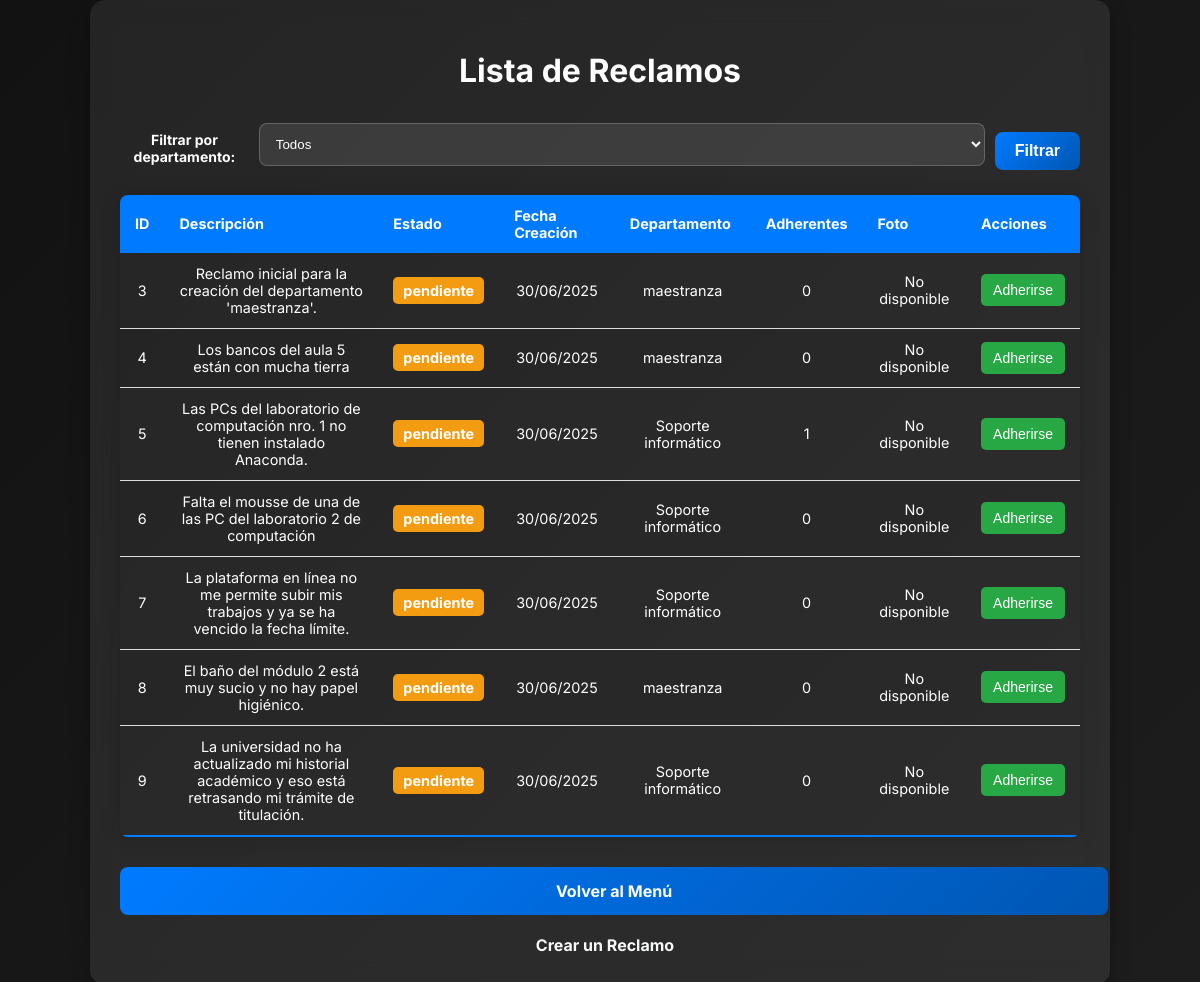
Before: /listar_reclamos (signed in) with the older database file.
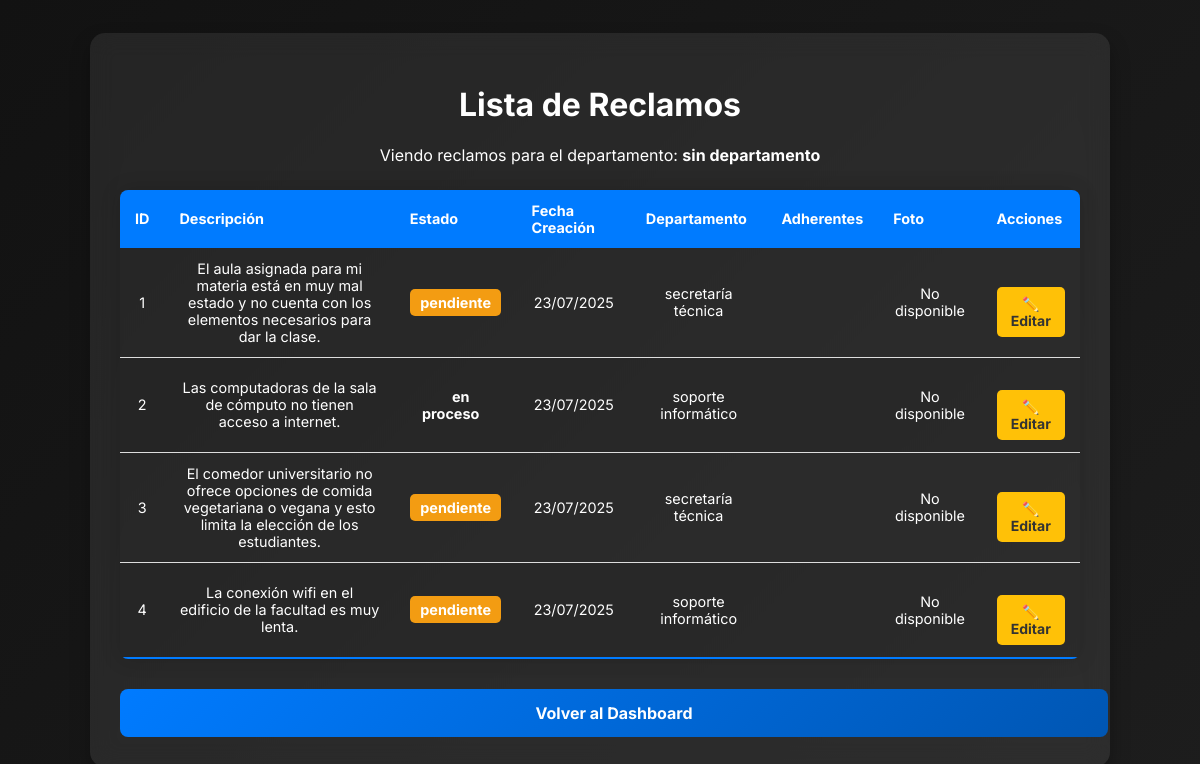
After: the same page with the newer database file.
### modules/modelos.py (models this page shows, shortened)
class ModeloReclamo(Base):
    __tablename__= 'reclamos'
    id= Column(Integer, primary_key=True)
    descripcion= Column(String(1000), nullable=False)
    estado= Column(String(50), default="pendiente") #El estado. Puede ser Pendiente, o Resuelto
    departamento= Column(String(100), nullable=False)
    fecha_creacion= Column(DateTime, default=datetime.utcnow)
    fecha_resolucion= Column(DateTime, nullable=True)
    id_usuario= Column(Integer, ForeignKey('usuarios.id')) #Reclamo ligado a usuario
    foto = Column(String(255), nullable=True)

### server.py (the view, shortened to what this page needs)
@app.route('/listar_reclamos', methods=['GET'])
@login_required
def listar_reclamos():
    departamento_filtro = request.args.get('departamento')
    departamentos = gestor_reclamos.obtener_departamentos()
    if current_user.is_authenticated and current_user.es_secretario():
        if departamento_filtro:
            lista_reclamos = gestor_reclamos.listar_reclamos_por_departamento(departamento_filtro)
        else:
            lista_reclamos = gestor_reclamos.repo.obtener_todos_los_registros()
    elif current_user.is_authenticated and current_user.es_jefe():
        lista_reclamos = gestor_reclamos.listar_reclamos_por_departamento(current_user.departamento)
        departamentos = []
    else:
        if departamento_filtro:
            lista_reclamos = gestor_reclamos.listar_reclamos_por_departamento(departamento_filtro, estado="pendiente")
        else:
            lista_reclamos = gestor_reclamos.listar_reclamos_para_usuarios()
    return render_template('listar_reclamos.html',
                           lista_reclamos=lista_reclamos,
                           departamentos=departamentos,
                           departamento_filtro=departamento_filtro)

### modules/dominio.py (called while the page is built)
    @property
    def id(self):
        return self.__id

    @property
    def descripcion(self):
        return self.__descripcion

    @property
    def estado(self):
        return self.__estado

    @property
    def id_usuario(self):
        return self.__id_usuario

    @property
    def departamento(self):
        return self.__departamento

    @property
    def fecha_creacion(self):
        return self.__fecha_creacion

    @property
    def foto(self):
        return self.__foto

    @property
    def fecha_resolucion(self):
        return self.__fecha_resolucion

    @id.setter
    def id(self, p_id):
        if p_id is not None and not isinstance(p_id, int):
            raise ValueError("El id debe ser un número entero")
        self.__id=p_id

    @descripcion.setter
    def descripcion(self, p_descripcion):
        if not isinstance(p_descripcion, str) or p_descripcion.strip() == "":
            raise ValueError("La descripcion no puede estar vacía")
        self.__descripcion= p_descripcion.strip()

    @estado.setter
    def estado(self, p_estado):
        if p_estado not in ["pendiente", "resuelto", "en proceso","inválido"]:
            raise ValueError("El estado debe ser 'pendiente', 'resuelto', 'en proceso' o 'invalido'")
        self.__estado=p_estado

    @id_usuario.setter
    def id_usuario(self, p_id_usuario):
        if  p_id_usuario is not None and not isinstance(p_id_usuario, int):
            raise ValueError("El ID de usuario debe ser un número entero")
        self.__id_usuario=p_id_usuario

    @departamento.setter
    def departamento(self, p_departamento):
        if not isinstance(p_departamento, str) or p_departamento.strip()== "":
            raise ValueError("El departamento no puede estar vacío")
        self.__departamento=p_departamento

    @fecha_creacion.setter
    def fecha_creacion(self, p_fecha_creacion):
        self.__fecha_creacion= p_fecha_creacion

    @foto.setter
    def foto(self, p_foto):
        self.__foto=p_foto

    @fecha_resolucion.setter
    def fecha_resolucion(self, p_fecha_resolucion):
        self.__fecha_resolucion= p_fecha_resolucion

    @property
    def id(self):
        return self.__id

    @property
    def nombre(self):
        return self.__nombre

    @property
    def apellido(self):
        return self.__apellido

    @property
    def username(self):
        return self.__username

    @property
    def email(self):
        return self.__email

    @property
    def password(self):
        return self.__password

### templates/listar_reclamos.html (shortened to what this page needs)
<!DOCTYPE html>
<html lang="es">
<head>
    <link rel="stylesheet" type="text/css" href="{{ url_for('static', filename='style.css') }}">
</head>
<body>
    <div class="container" style="width: 80%; max-width: 1200px;">
        <h1>Lista de Reclamos</h1>
        {% if not (current_user.es_jefe() or current_user.es_secretario()) %}
            <form method="GET" action="{{ url_for('listar_reclamos') }}" class="filter-form">
                <label for="departamento">Filtrar por departamento:</label>
                <select name="departamento" class="form-control">
                    <option value="">Todos</option>
                </select>
                <button type="submit" class="btn-primary" style="width: auto; padding: 10px 20px;">Filtrar</button>
            </form>
        {% else %}
             <p>Viendo reclamos para el departamento: <strong>{{ current_user.departamento }}</strong></p>
        {% endif %}
        {% if lista_reclamos %}
            <table class="styled-table">
                <thead>
                    <tr>
                        <th>ID</th>
                        <th>Descripción</th>
                        <th>Estado</th>
                        <th>Fecha Creación</th>
                        <th>Departamento</th>
                        <th>Adherentes</th>
                        <th>Foto</th>
                        <th>Acciones</th>
                    </tr>
                </thead>
                <tbody>
                    {% for reclamo in lista_reclamos %}
                    <tr>
                        <td>{{ reclamo.id }}</td>
                        <td>{{ reclamo.descripcion }}</td>
                        <td><span class="status {{ reclamo.estado|replace(' ', '.') }}">{{ reclamo.estado }}</span></td>
                        <td>{{ reclamo.fecha_creacion.strftime('%d/%m/%Y') }}</td>
                        <td>{{ reclamo.departamento }}</td>
                        <td>{{ reclamo.adherentes }}</td>
                        <td>
                            {% if reclamo.foto %}
                                <img src="{{ url_for('static', filename='uploads/' + reclamo.foto) }}" alt="Foto del reclamo" width="100" style="border-radius: 5px;">
                            {% else %}
                                <span>No disponible</span>
                            {% endif %}
                        </td>
                        <td>
                            {% if not (current_user.es_jefe() or current_user.es_secretario()) %}
                            <form action="{{ url_for('adherirse') }}" method="POST" style="display:inline;">
                                <button type="submit" class="btn-join">Adherirse</button>
                            </form>
                            {% endif %}
                            {% if current_user.es_jefe() or current_user.es_secretario()%}
                                <a href="{{ url_for('editar_reclamo', id=reclamo.id) }}" class="btn-edit">✏️ Editar</a>
                            {% endif %}
                        </td>
                    </tr>
                    {% endfor %}
                </tbody>
            </table>
        {% else %}
            <div class="alert alert-info">No hay reclamos que coincidan con los criterios de búsqueda.</div>
        {% endif %}
        <div class="links-container" style="margin-top: 30px;">
            {% if current_user.es_jefe() or current_user.es_secretario() %}
                <a href="{{ url_for('dashboard') }}" class="btn-primary">Volver al Dashboard</a>
            {% else %}
                <a href="{{ url_for('menu_principal') }}" class="btn-primary">Volver al Menú</a>
                <a href="{{ url_for('agregar_reclamo') }}" class="btn-secondary" style="margin-left: 10px;">Crear un Reclamo</a>
            {% endif %}
        </div>
    </div>
</body>
</html>

### static/style.css (style rules this page uses)
body { font-family: 'Inter', sans-serif; background: linear-gradient(135deg, #121212, #1d1d1d); color: #ffffff; margin: 0; display: flex; justify-content: center; align-items: center; min-height: 100vh; }
.container { width: 40%; padding: 30px; background: rgba(255, 255, 255, 0.08); box-shadow: 0px 10px 20px rgba(0, 0, 0, 0.3); border-radius: 15px; backdrop-filter: blur(12px); text-align: center; transition: all 0.3s ease-in-out; }
.btn-primary { display: block; width: 100%; padding: 14px; font-size: 16px; font-weight: bold; background: linear-gradient(135deg, #007bff, #0056b3); color: white; border: none; border-radius: 8px; cursor: pointer; transition: 0.4s ease-in-out; margin-top: 20px; }
a { color: #f8f9fa; text-decoration: none; font-weight: bold; display: block; margin-top: 20px; transition: 0.3s; }

### templates/listar_reclamos.html (style rules this page uses)
.styled-table { width: 100%; border-collapse: collapse; margin: 25px 0; font-size: 0.9em; border-radius: 8px; overflow: hidden; box-shadow: 0 0 20px rgba(0, 0, 0, 0.15); }
.styled-table thead tr { background-color: #007bff; color: #ffffff; text-align: left; }
.styled-table th, .styled-table td { padding: 12px 15px; }
.styled-table tbody tr { border-bottom: 1px solid #dddddd; }
.styled-table tbody tr:nth-of-type(even) { background-color: rgba(0,0,0,0.05); }
.styled-table tbody tr:last-of-type { border-bottom: 2px solid #007bff; }
.status { padding: 5px 10px; border-radius: 5px; color: white; font-weight: bold; }
.status.pendiente { background-color: #f39c12; }
.btn-join, .btn-edit { padding: 8px 12px; border: none; border-radius: 5px; cursor: pointer; color: white; text-decoration: none; display: inline-block; font-size: 14px; }
.btn-edit { background-color: #ffc107; color: #333; }

Changed rows visible on the page:
removed ModeloReclamo: id "5", descripcion "Las PCs del laboratorio de computación nro. 1 no tienen instalado Anaconda.", estado "pendiente", fecha_creacion "30/06/2025", departamento "Soporte informático", adherentes "1"
removed ModeloReclamo: id "6", descripcion "Falta el mousse de una de las PC del laboratorio 2 de computación", estado "pendiente", fecha_creacion "30/06/2025", departamento "Soporte informático", adherentes "0"
removed ModeloReclamo: id "7", descripcion "La plataforma en línea no me permite subir mis trabajos y ya se ha vencido la fecha límite.", estado "pendiente", fecha_creacion "30/06/2025", departamento "Soporte informático", adherentes "0"
removed ModeloReclamo: id "8", descripcion "El baño del módulo 2 está muy sucio y no hay papel higiénico.", estado "pendiente", fecha_creacion "30/06/2025", departamento "maestranza", adherentes "0"
removed ModeloReclamo: id "9", descripcion "La universidad no ha actualizado mi historial académico y eso está retrasando mi trámite de titulación.", estado "pendiente", fecha_creacion "30/06/2025", departamento "Soporte informático", adherentes "0"
now on this page (row edited): ModeloReclamo: id "1", descripcion "El aula asignada para mi materia está en muy mal estado y no cuenta con los elementos necesarios para dar la clase.", estado "pendiente", fecha_creacion "23/07/2025", departamento "secretaría técnica"
now on this page (row edited): ModeloReclamo: id "2", descripcion "Las computadoras de la sala de cómputo no tienen acceso a internet.", estado "en proceso", fecha_creacion "23/07/2025", departamento "soporte informático"
changed ModeloReclamo id 3: descripcion "Reclamo inicial para la creación del departamento 'maestranza'." → "El comedor universitario no ofrece opciones de comida vegetariana o vegana y esto limita la elección de los estudiantes."; fecha_creacion "30/06/2025" → "23/07/2025"; departamento "maestranza" → "secretaría técnica"; adherentes "0" → (not shown); text "Adherirse" → "✏️ Editar"
changed ModeloReclamo id 4: descripcion "Los bancos del aula 5 están con mucha tierra" → "La conexión wifi en el edificio de la facultad es muy lenta."; fecha_creacion "30/06/2025" → "23/07/2025"; departamento "maestranza" → "soporte informático"; adherentes "0" → (not shown); text "Adherirse" → "✏️ Editar"
Other visible differences:
{{ current_user.departamento }}: (not shown) → "sin departamento"
form field departamento: "Todos" → (not shown)
text no longer shown: "Filtrar por departamento: Filtrar Volver al Menú Crear un Reclamo"
text now shown: "Viendo reclamos para el departamento: Volver al Dashboard"
